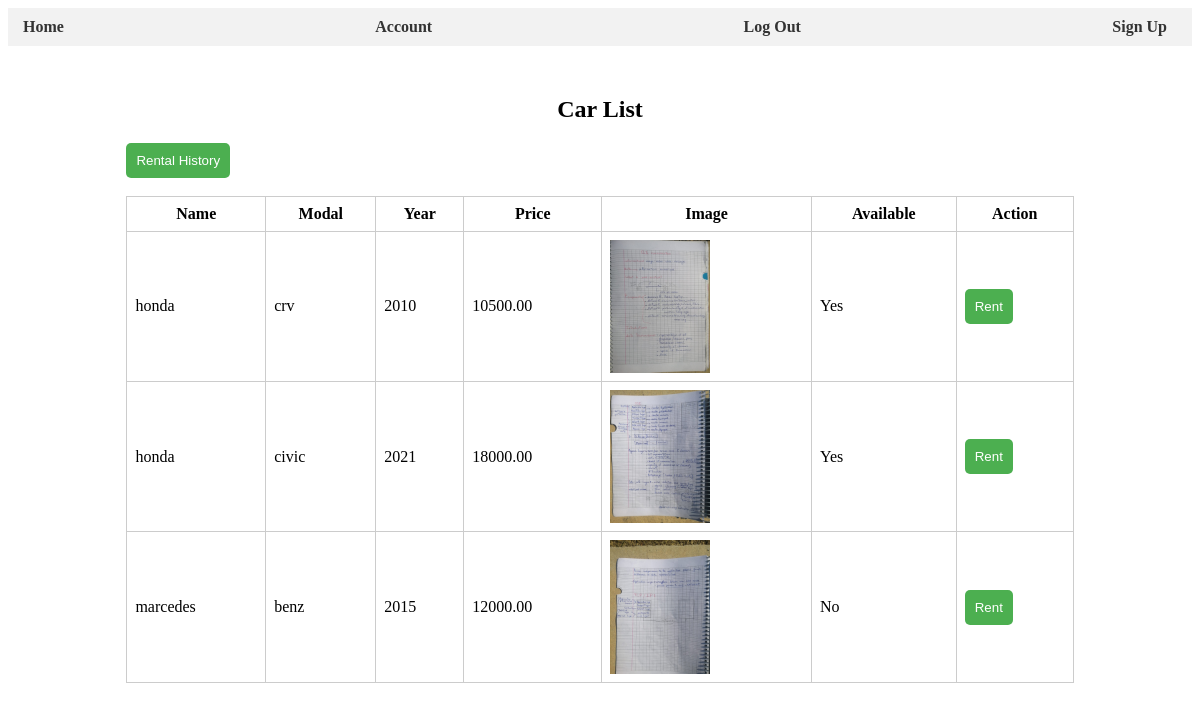
Page /CarRentalSystem/home.php on the committed database.
### tables this page shows
CREATE TABLE `car` (
  `car_id` int(11) NOT NULL,
  `name` varchar(255) DEFAULT NULL,
  `model` varchar(255) DEFAULT NULL,
  `image` varchar(255) DEFAULT NULL,
  `year` int(11) DEFAULT NULL,
  `rental_price` decimal(10,2) DEFAULT NULL,
  `availability` tinyint(1) DEFAULT NULL
);

### CarRentalSystem/home.php (the view, shortened to what this page needs)
<?php  include('db_config/connect.php');
require "header.php";
?>
<!DOCTYPE html>
<html>
<head>
</head>
<body>
<?php if(!empty($_GET['action']) && $_GET['action'] == 'edit' && (!empty($_GET['id']))):
 $id=$_GET['id'];
 $query = "select * from car where car_id = $id";
 $result= mysqli_query($con,$query);
 if(mysqli_num_rows($result) > 0){ $row=mysqli_fetch_assoc($result);
 $_SESSION['car_info']=$row;}?>
 <div style="margin-top:5%">
  <h2 style="text-align: center;">Edit profile</h2>
<form method="post"  enctype="multipart/form-data" style="margin: auto;padding:10px;width:50%">
 <img src="<?php echo $_SESSION['car_info']['image']?>" style="margin-top:3%;width: 100px;height: 100px;object-fit: cover;margin: auto;display: block;">
  image: <input type="file" name="image" accept="image/*"><br>
  <label for="name">Car Name:</label>
  <input value="<?php echo $_SESSION['car_info']['name']?>" style="margin-top:3%" type="text" name="name" required><br>
  <label for="name">Modal:</label>
  <input value="<?php echo $_SESSION['car_info']['model']?>" style="margin-top:3%" type="text" name="model"  required><br>
  <label for="name">Year:</label>
  <input value="<?php echo $_SESSION['car_info']['year']?>"  style="margin-top:3%" type="text" name="year"  required><br>
  <label for="name">Price:</label>
  <input value="<?php echo $_SESSION['car_info']['rental_price']?>" style="margin-top:3%"  type="text" name="rental_price"  required><br>
  <input type="hidden" name="action" value="edit">
 <button style="margin-top:3%">Save</button>
 <a href="home.php"><button type="button">Cancel</button></a>
</form>
</div>
<?php else:?>
<div class="container">
<?php if($_SESSION['user_info']['role']=='Owner'){?>
<h2>Owner Panel</h2>
<a href="newcar.php"><button>Add Car</button></a>  <a href="rental.php"><button>See Rental</button></a><br><br>
<?php } else {?>
<h2>Car List</h2>
<a href="rentalhistory.php"><button>Rental History</button></a><br><br>
<?php } ?>
<table>
  <tr>
  <th>Name</th>
  <th>Modal</th>
  <th>Year</th>
  <th>Price</th>
  <th>Image</th>
  <th>Available</th>
  <th>Action</th>
  </tr>
  <?php
    $query = "SELECT * FROM car";
    $result = mysqli_query($con, $query);
    while ($row = mysqli_fetch_assoc($result)) {
    $id=$row['car_id'];
    echo "<tr>";
    echo "<td>" . $row['name'] . "</td>";
    echo "<td>" . $row['model'] . "</td>";
    echo "<td>" . $row['year'] . "</td>";
    echo "<td>" . $row['rental_price'] . "</td>";
    echo "<td><img src='" . $row['image'] . "' alt='Car Image' width='100'></td>";
    echo "<td>" . ($row['availability'] ? 'Yes' : 'No') . "</td>";
    if($_SESSION['user_info']['role']=='Owner'){
    echo "<td><a href='home.php?action=edit&id=" . $id . "'><button>Edit</button></a> <a href='home.php?action=delete&id=" . $id . "'><button>Delete</button></a></td>";
    }
    else
    {
    echo "<td><a href='home.php?action=rent&id=" . $id . "'><button>Rent</button></a></td>";
    }
    echo "</tr>";
    }
    ?>
</table>
</div>
<?php endif;?>
</body>
</html>

### CarRentalSystem/header.php (shortened to what this page needs)
<header>
  <div><a href="home.php">Home</a></div>
  <div><a href="profile.php">Account</a></div>
  <div><a href="login.php">Log Out</a></div>
  <div><a href="signup.php">Sign Up</a></div>
</header>

### CarRentalSystem/header.php (style rules this page uses)
header { background-color: #f2f2f2; padding: 10px; display: flex; justify-content: space-between; }
header div { margin-right: 10px; }
header a { text-decoration: none; color: #333; font-weight: bold; padding: 5px; }

### CarRentalSystem/home.php (style rules this page uses)
.container { width: 80%; margin: 0 auto; padding-top: 30px; }
h2, h3 { text-align: center; }
table { width: 100%; border-collapse: collapse; }
table, th, td { border: 1px solid #ccc; padding: 8px; }
button { background-color: #4CAF50; color: #fff; border: none; border-radius: 5px; padding: 10px; cursor: pointer; }

### rows in the picture
car: name "honda", model "crv", year "2010", rental_price "10500.00", image (picture), availability "Yes"
car: name "honda", model "civic", year "2021", rental_price "18000.00", image (picture), availability "Yes"
car: name "marcedes", model "benz", year "2015", rental_price "12000.00", image (picture), availability "No"
